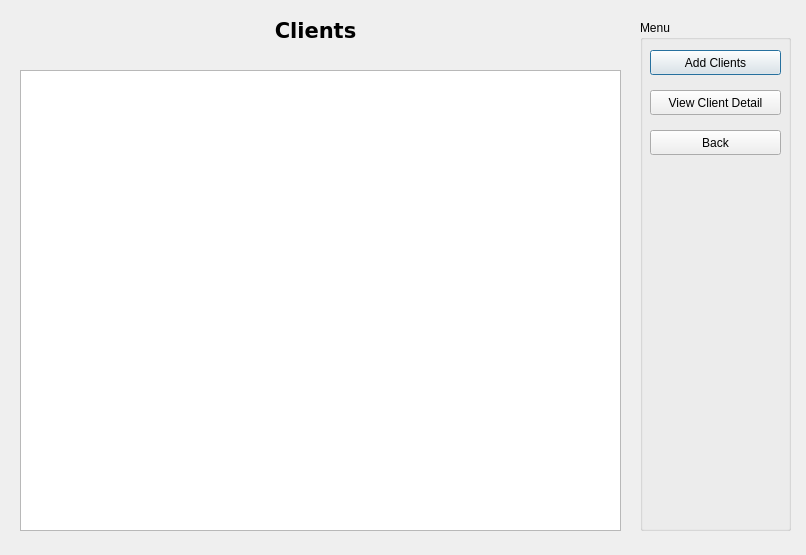
<?xml version="1.0" encoding="UTF-8"?>
<ui version="4.0">
 <class>viewClients</class>
 <widget class="QDialog" name="viewClients">
  <property name="geometry">
   <rect>
    <x>0</x>
    <y>0</y>
    <width>806</width>
    <height>555</height>
   </rect>
  </property>
  <property name="windowTitle">
   <string>View Animals</string>
  </property>
  <widget class="QLabel" name="label">
   <property name="geometry">
    <rect>
     <x>180</x>
     <y>20</y>
     <width>271</width>
     <height>21</height>
    </rect>
   </property>
   <property name="font">
    <font>
     <family>DejaVu Sans</family>
     <pointsize>16</pointsize>
     <weight>75</weight>
     <bold>true</bold>
    </font>
   </property>
   <property name="lineWidth">
    <number>0</number>
   </property>
   <property name="text">
    <string>Clients</string>
   </property>
   <property name="alignment">
    <set>Qt::AlignCenter</set>
   </property>
  </widget>
  <widget class="QGroupBox" name="groupBox">
   <property name="geometry">
    <rect>
     <x>640</x>
     <y>20</y>
     <width>151</width>
     <height>511</height>
    </rect>
   </property>
   <property name="title">
    <string>Menu</string>
   </property>
   <widget class="QPushButton" name="addButton">
    <property name="geometry">
     <rect>
      <x>10</x>
      <y>30</y>
      <width>131</width>
      <height>25</height>
     </rect>
    </property>
    <property name="text">
     <string>Add Clients</string>
    </property>
   </widget>
   <widget class="QPushButton" name="backButton">
    <property name="geometry">
     <rect>
      <x>10</x>
      <y>110</y>
      <width>131</width>
      <height>25</height>
     </rect>
    </property>
    <property name="text">
     <string>Back</string>
    </property>
   </widget>
   <widget class="QPushButton" name="detailButton">
    <property name="geometry">
     <rect>
      <x>10</x>
      <y>70</y>
      <width>131</width>
      <height>25</height>
     </rect>
    </property>
    <property name="text">
     <string>View Client Detail</string>
    </property>
   </widget>
  </widget>
  <widget class="QTableView" name="clientList">
   <property name="geometry">
    <rect>
     <x>20</x>
     <y>70</y>
     <width>601</width>
     <height>461</height>
    </rect>
   </property>
  </widget>
 </widget>
 <resources/>
 <connections/>
</ui>
